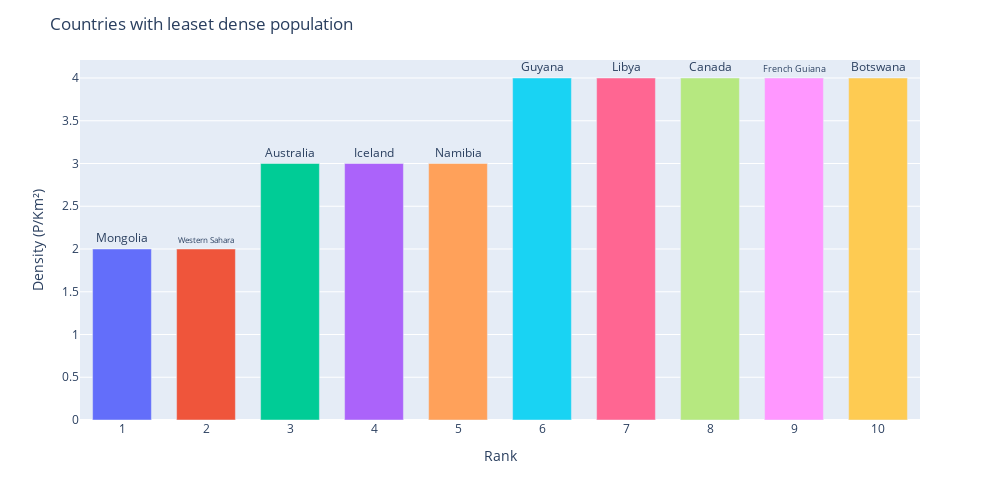

Here is the notebook cell this chart was saved with:
### Code cell
fig = px.bar(
    least_densly_populated_countries,
    x = 'Rank (by least dense population)',
    y = 'Density (P/Km²)',
    color='Country/Other',
    text= 'Country/Other',

)

fig.update_layout(
    showlegend=False,
    xaxis=dict(title='Rank'),
    title='Countries with leaset dense population',
    bargap=0.3,
    height=500,
    width=1000)

fig.update_traces(textposition='outside')
fig.update_xaxes(type='category')

fig.show()

### Figure 1 — Plotly figure (JSON) as saved in the notebook; plotly's stock layout.template omitted (floating-point values rounded to 4 significant figures)
{"data": [{"alignmentgroup": "True", "hovertemplate": "Country/Other=%{text}<br>Rank (by least dense population)=%{x}<br>Density (P/Km²)=%{y}<extra></extra>", "legendgroup": "Mongolia", "marker": {"color": "#636efa", "pattern": {"shape": ""}}, "name": "Mongolia", "offsetgroup": "Mongolia", "orientation": "v", "showlegend": true, "text": ["Mongolia"], "textposition": "outside", "type": "bar", "x": [1], "xaxis": "x", "y": [2], "yaxis": "y"}, {"alignmentgroup": "True", "hovertemplate": "Country/Other=%{text}<br>Rank (by least dense population)=%{x}<br>Density (P/Km²)=%{y}<extra></extra>", "legendgroup": "Western Sahara", "marker": {"color": "#EF553B", "pattern": {"shape": ""}}, "name": "Western Sahara", "offsetgroup": "Western Sahara", "orientation": "v", "showlegend": true, "text": ["Western Sahara"], "textposition": "outside", "type": "bar", "x": [2], "xaxis": "x", "y": [2], "yaxis": "y"}, {"alignmentgroup": "True", "hovertemplate": "Country/Other=%{text}<br>Rank (by least dense population)=%{x}<br>Density (P/Km²)=%{y}<extra></extra>", "legendgroup": "Australia", "marker": {"color": "#00cc96", "pattern": {"shape": ""}}, "name": "Australia", "offsetgroup": "Australia", "orientation": "v", "showlegend": true, "text": ["Australia"], "textposition": "outside", "type": "bar", "x": [3], "xaxis": "x", "y": [3], "yaxis": "y"}, {"alignmentgroup": "True", "hovertemplate": "Country/Other=%{text}<br>Rank (by least dense population)=%{x}<br>Density (P/Km²)=%{y}<extra></extra>", "legendgroup": "Iceland", "marker": {"color": "#ab63fa", "pattern": {"shape": ""}}, "name": "Iceland", "offsetgroup": "Iceland", "orientation": "v", "showlegend": true, "text": ["Iceland"], "textposition": "outside", "type": "bar", "x": [4], "xaxis": "x", "y": [3], "yaxis": "y"}, {"alignmentgroup": "True", "hovertemplate": "Country/Other=%{text}<br>Rank (by least dense population)=%{x}<br>Density (P/Km²)=%{y}<extra></extra>", "legendgroup": "Namibia", "marker": {"color": "#FFA15A", "pattern": {"shape": ""}}, "name": "Namibia", "offsetgroup": "Namibia", "orientation": "v", "showlegend": true, "text": ["Namibia"], "textposition": "outside", "type": "bar", "x": [5], "xaxis": "x", "y": [3], "yaxis": "y"}, {"alignmentgroup": "True", "hovertemplate": "Country/Other=%{text}<br>Rank (by least dense population)=%{x}<br>Density (P/Km²)=%{y}<extra></extra>", "legendgroup": "Guyana", "marker": {"color": "#19d3f3", "pattern": {"shape": ""}}, "name": "Guyana", "offsetgroup": "Guyana", "orientation": "v", "showlegend": true, "text": ["Guyana"], "textposition": "outside", "type": "bar", "x": [6], "xaxis": "x", "y": [4], "yaxis": "y"}, {"alignmentgroup": "True", "hovertemplate": "Country/Other=%{text}<br>Rank (by least dense population)=%{x}<br>Density (P/Km²)=%{y}<extra></extra>", "legendgroup": "Libya", "marker": {"color": "#FF6692", "pattern": {"shape": ""}}, "name": "Libya", "offsetgroup": "Libya", "orientation": "v", "showlegend": true, "text": ["Libya"], "textposition": "outside", "type": "bar", "x": [7], "xaxis": "x", "y": [4], "yaxis": "y"}, {"alignmentgroup": "True", "hovertemplate": "Country/Other=%{text}<br>Rank (by least dense population)=%{x}<br>Density (P/Km²)=%{y}<extra></extra>", "legendgroup": "Canada", "marker": {"color": "#B6E880", "pattern": {"shape": ""}}, "name": "Canada", "offsetgroup": "Canada", "orientation": "v", "showlegend": true, "text": ["Canada"], "textposition": "outside", "type": "bar", "x": [8], "xaxis": "x", "y": [4], "yaxis": "y"}, {"alignmentgroup": "True", "hovertemplate": "Country/Other=%{text}<br>Rank (by least dense population)=%{x}<br>Density (P/Km²)=%{y}<extra></extra>", "legendgroup": "French Guiana", "marker": {"color": "#FF97FF", "pattern": {"shape": ""}}, "name": "French Guiana", "offsetgroup": "French Guiana", "orientation": "v", "showlegend": true, "text": ["French Guiana"], "textposition": "outside", "type": "bar", "x": [9], "xaxis": "x", "y": [4], "yaxis": "y"}, {"alignmentgroup": "True", "hovertemplate": "Country/Other=%{text}<br>Rank (by least dense population)=%{x}<br>Density (P/Km²)=%{y}<extra></extra>", "legendgroup": "Botswana", "marker": {"color": "#FECB52", "pattern": {"shape": ""}}, "name": "Botswana", "offsetgroup": "Botswana", "orientation": "v", "showlegend": true, "text": ["Botswana"], "textposition": "outside", "type": "bar", "x": [10], "xaxis": "x", "y": [4], "yaxis": "y"}], "layout": {"bargap": 0.3, "barmode": "relative", "height": 500, "legend": {"title": {"text": "Country/Other"}, "tracegroupgap": 0}, "margin": {"t": 60}, "showlegend": false, "title": {"text": "Countries with leaset dense population"}, "width": 1000, "xaxis": {"anchor": "y", "domain": [0, 1], "title": {"text": "Rank"}, "type": "category"}, "yaxis": {"anchor": "x", "domain": [0, 1], "title": {"text": "Density (P/Km²)"}}}}
